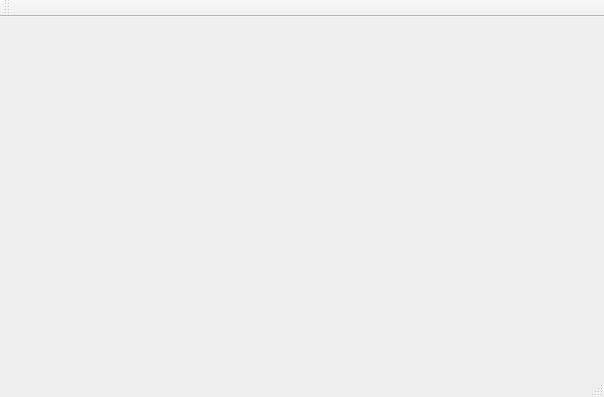
<?xml version="1.0" encoding="UTF-8"?>
<ui version="4.0">
 <class>MainWindow</class>
 <widget class="QMainWindow" name="MainWindow">
  <property name="geometry">
   <rect>
    <x>0</x>
    <y>0</y>
    <width>604</width>
    <height>397</height>
   </rect>
  </property>
  <property name="windowTitle">
   <string>MainWindow</string>
  </property>
  <widget class="QWidget" name="centralWidget">
   <layout class="QGridLayout" name="gridLayout"/>
  </widget>
  <widget class="QMenuBar" name="menuBar">
   <property name="geometry">
    <rect>
     <x>0</x>
     <y>0</y>
     <width>604</width>
     <height>21</height>
    </rect>
   </property>
  </widget>
  <widget class="QToolBar" name="mainToolBar">
   <attribute name="toolBarArea">
    <enum>TopToolBarArea</enum>
   </attribute>
   <attribute name="toolBarBreak">
    <bool>false</bool>
   </attribute>
  </widget>
  <widget class="QStatusBar" name="statusBar"/>
 </widget>
 <layoutdefault spacing="6" margin="11"/>
 <resources/>
 <connections/>
</ui>
